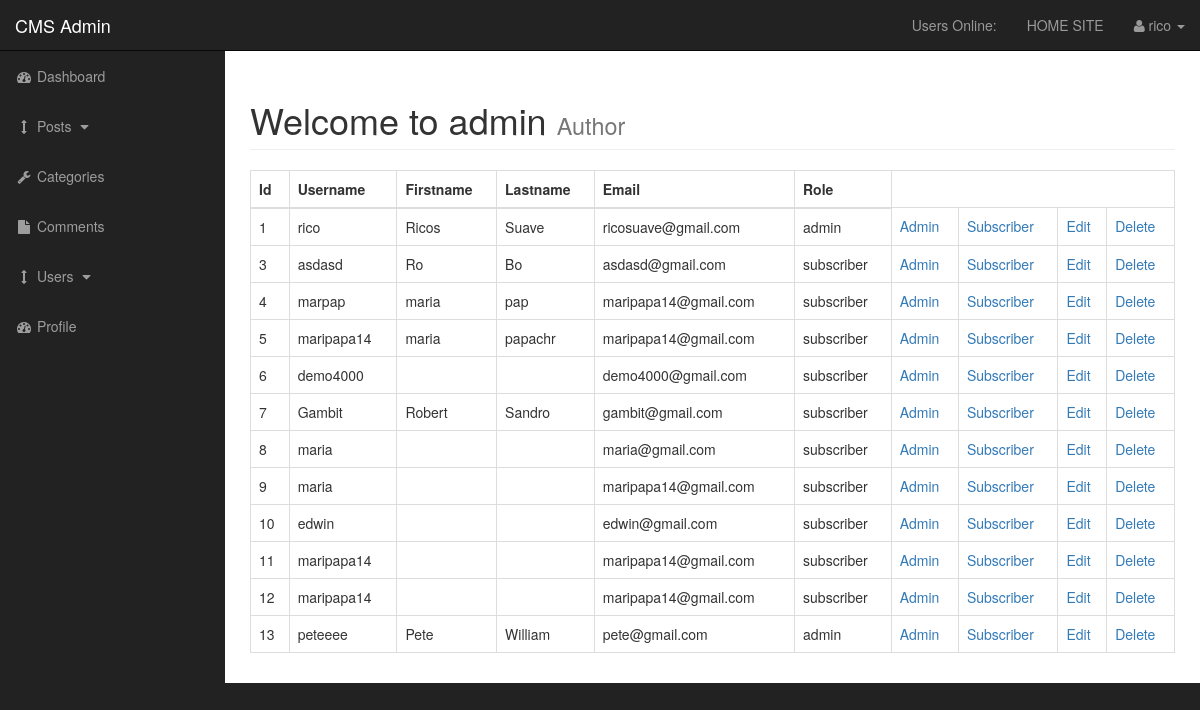
The page /admin/users.php (signed in) on the database its author committed.
### tables this page shows
CREATE TABLE IF NOT EXISTS `users` (
  `user_id` int(3) NOT NULL AUTO_INCREMENT,
  `username` varchar(255) NOT NULL,
  `user_password` varchar(255) NOT NULL,
  `user_firstname` varchar(255) DEFAULT NULL,
  `user_lastname` varchar(255) DEFAULT NULL,
  `user_email` varchar(255) NOT NULL,
  `user_image` text DEFAULT NULL,
  `user_role` varchar(255) NOT NULL,
  `randSalt` varchar(255) DEFAULT '$2y$10iusesomecrazystrings22',
  PRIMARY KEY (`user_id`)
);

### admin/includes/view_all_users.php (the view, shortened to what this page needs)
<table class="table table-bordered table-hover">
    <thead>
    <tr>
        <th>Id</th>
        <th>Username</th>
        <th>Firstname</th>
        <th>Lastname</th>
        <th>Email</th>
        <th>Role</th>
    </tr>
    </thead>
    <tbody>
    <?php
    $query = "SELECT * FROM users";
    $select_users = mysqli_query($connection,$query);
    while($row = mysqli_fetch_assoc($select_users)) {
        $user_id = $row['user_id'];
        $username = $row['username'];
        $user_firstname = $row['user_firstname'];
        $user_lastname = $row['user_lastname'];
        $user_email = $row['user_email'];
        $user_role = $row['user_role'];
        echo "<tr>";
        echo "<td>$user_id</td>";
        echo "<td>$username</td>";
        echo "<td>$user_firstname</td>";
        echo "<td>$user_lastname</td>";
        echo "<td>$user_email</td>";
        echo "<td>$user_role</td>";
        echo "<td><a href='users.php?change_to_admin={$user_id}'>Admin</a></td>";
        echo "<td><a href='users.php?change_to_sub={$user_id}'>Subscriber</a></td>";
        echo "<td><a href='users.php?source=edit_user&edit_user={$user_id}'>Edit</a></td>";
        echo "<td><a href='users.php?delete={$user_id}'>Delete</a></td>";
        echo "</tr>";
    }
    ?>
    </tbody>
</table>

### admin/css/sb-admin.css (style rules this page uses)
body { margin-top: 100px; background-color: #222; }
@media (min-width:768px) { body { margin-top: 50px; } }

### rows shown on the page
users: user_id "1", username "rico", user_firstname "Ricos", user_lastname "Suave", user_email "ricosuave@gmail.com", user_role "admin"
users: user_id "3", username "asdasd", user_firstname "Ro", user_lastname "Bo", user_email "asdasd@gmail.com", user_role "subscriber"
users: user_id "4", username "marpap", user_firstname "maria", user_lastname "pap", user_email "maripapa14@gmail.com", user_role "subscriber"
users: user_id "5", username "maripapa14", user_firstname "maria", user_lastname "papachr", user_email "maripapa14@gmail.com", user_role "subscriber"
users: user_id "6", username "demo4000", user_email "demo4000@gmail.com", user_role "subscriber"
users: user_id "7", username "Gambit", user_firstname "Robert", user_lastname "Sandro", user_email "gambit@gmail.com", user_role "subscriber"
users: user_id "8", username "maria", user_email "maria@gmail.com", user_role "subscriber"
users: user_id "9", username "maria", user_email "maripapa14@gmail.com", user_role "subscriber"
users: user_id "10", username "edwin", user_email "edwin@gmail.com", user_role "subscriber"
users: user_id "11", username "maripapa14", user_email "maripapa14@gmail.com", user_role "subscriber"
users: user_id "12", username "maripapa14", user_email "maripapa14@gmail.com", user_role "subscriber"
users: user_id "13", username "peteeee", user_firstname "Pete", user_lastname "William", user_email "pete@gmail.com", user_role "admin"

### other values the page prints
$_SESSION['username'] "rico"
